Frame 1 (no input): blank canvas, image omitted
Frame 60 (no input): blank canvas, image omitted
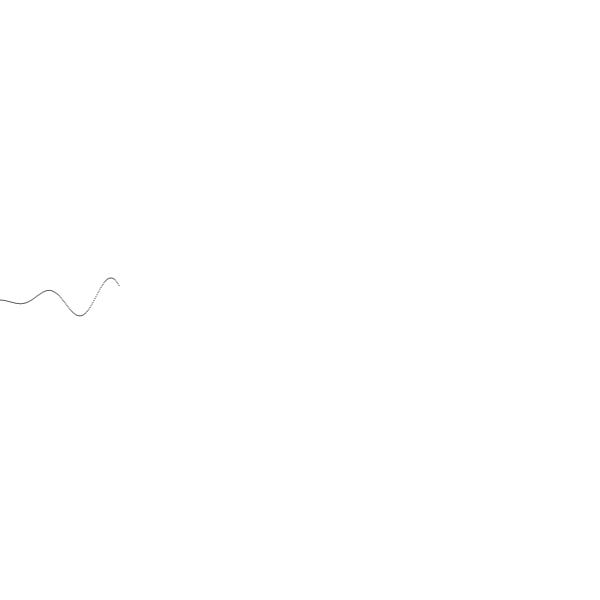
Frame 120 (the mouse pressed at the canvas centre since frame 60)

The p5.js sketch whose frames 1 and 60 were blank and that drew this single picture after the mouse press (run headless with seeded random() and noise() and a simulated clock; from frame 60 on, the mouse is pressed at the canvas centre):

// p5.js sketch
// ── sketch.js
// inspired by inconvergent

var canvasWidth = 600,
  canvasHeight = 600;

var x = 0;
function setup() {
  createCanvas(canvasWidth, canvasHeight);


  //background(153);
}

function draw() {

  var sinX = Math.sin(x/10);
  var y = map(sinX, -1, 1, 300-(x/5), 300+(x/5));
  point(x, y);
  x++;

  if (x > 500) {
    noLoop();
    filter(BLUR, 3);
  }
  // rect(leftDistance, topDistance, width, height)
  // fill(r, g, b); fill(grey); noFill();
  // map(value, in-range-min, in-range-max, out-range-min, out-range-max)
}

// ── sketch1.js
// inspired by inconvergent

var canvasWidth = 1000,
  canvasHeight = 600;
var prevPoints = new Array();
var xLag = new Array();

var x = 0;
function setup() {
  createCanvas(canvasWidth, canvasHeight);


  //background(153);
}

function draw() {
  drawLine(100, 60);
  drawLine(150, 50);
  drawLine(200, 40);
  drawLine(250, 30);
  drawLine(300, 20);
  drawLine(350, 15);
  drawLine(400, 12);
  drawLine(450, 10);
  drawLine(500, 5);
  x++;

  if (x > 1000) {
    noLoop();
    filter(BLUR, 3);
  }

}

function drawLine(yBase, suppressor) {
  if (! xLag[yBase]) xLag[yBase] = 0;
  var localX = x - xLag[yBase];
  var sinX = Math.sin((localX+random(-2,2))/10);
  var suppression = (localX/suppressor)/1.5;
  var y = map(sinX, -1, 1, yBase-suppression, yBase+suppression);
  //point(x, y);
  var prevX = prevPoints[yBase] ? prevPoints[yBase][0] : 0;
  var prevY = prevPoints[yBase] ? prevPoints[yBase][1] : yBase;
  line(prevX, prevY, x, y);
  prevPoints[yBase] = [x, y];
  xLag[yBase] += random(yBase/1000);
}

// ── sketch2.js
// inspired by inconvergent

var canvasWidth = 1000,
  canvasHeight = 680;
var prevPoints = new Array();
var xLag = new Array();

var x = 0;
function setup() {
  createCanvas(canvasWidth, canvasHeight);

  background(255);
}

function draw() {

  if (x > 1060) {
    noLoop();
  } else if (x === 1051) {
    filter(BLUR, 3);
    filter(ERODE);
    filter(INVERT);
  } else if (x > 1051) {
    filter(ERODE);
  } else {
    strokeWeight(5);
    drawLine(100, 60);
    drawLine(150, 50);
    drawLine(200, 40);
    drawLine(250, 30);
    drawLine(300, 20);
    drawLine(350, 15);
    drawLine(400, 12);
    drawLine(450, 10);
    drawLine(500, 5);
  }


  x++;

}

function drawLine(yBase, suppressor) {
  if (! xLag[yBase]) xLag[yBase] = 0;
  var localX = x - xLag[yBase];
  var sinX = Math.sin((localX+random(-2,2))/10);
  var suppression = (localX/suppressor)/1.5;
  var y = map(sinX, -1, 1, yBase-suppression, yBase+suppression);
  //point(x, y);
  var prevX = prevPoints[yBase] ? prevPoints[yBase][0] : 0;
  var prevY = prevPoints[yBase] ? prevPoints[yBase][1] : yBase;

  stroke(200, 200, 255);
  strokeWeight(15);
  line(prevX, prevY, x, y);

  strokeWeight(8);
  stroke(0, 0, 255);
  line(prevX-20, prevY+4, x-20, y+4);
  stroke(0, 0, 0);
  line(prevX-20, prevY-3, x-20, y-3);

  prevPoints[yBase] = [x, y];
  xLag[yBase] += random(yBase/1000);
}
